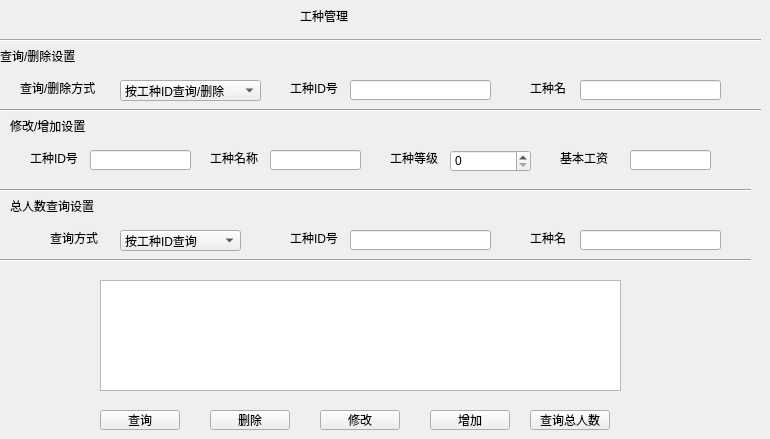
   <widget class="QWidget" name="page_3">
    <widget class="QTableWidget" name="infoshow_2">
     <property name="geometry">
      <rect>
       <x>100</x>
       <y>280</y>
       <width>521</width>
       <height>111</height>
      </rect>
     </property>
    </widget>
    <widget class="QLabel" name="label_27">
     <property name="geometry">
      <rect>
       <x>300</x>
       <y>0</y>
       <width>91</width>
       <height>31</height>
      </rect>
     </property>
     <property name="styleSheet">
      <string notr="true">font: 16pt &quot;楷体&quot;;</string>
     </property>
     <property name="text">
      <string>工种管理</string>
     </property>
    </widget>
    <widget class="QPushButton" name="pushButton_13">
     <property name="geometry">
      <rect>
       <x>100</x>
       <y>410</y>
       <width>80</width>
       <height>20</height>
      </rect>
     </property>
     <property name="text">
      <string>查询</string>
     </property>
    </widget>
    <widget class="QPushButton" name="pushButton_21">
     <property name="geometry">
      <rect>
       <x>210</x>
       <y>410</y>
       <width>80</width>
       <height>20</height>
      </rect>
     </property>
     <property name="text">
      <string>删除</string>
     </property>
    </widget>
    <widget class="QPushButton" name="pushButton_22">
     <property name="geometry">
      <rect>
       <x>320</x>
       <y>410</y>
       <width>80</width>
       <height>20</height>
      </rect>
     </property>
     <property name="text">
      <string>修改</string>
     </property>
    </widget>
    <widget class="QPushButton" name="pushButton_23">
     <property name="geometry">
      <rect>
       <x>430</x>
       <y>410</y>
       <width>80</width>
       <height>20</height>
      </rect>
     </property>
     <property name="text">
      <string>增加</string>
     </property>
    </widget>
    <widget class="QLineEdit" name="lineEdit">
     <property name="geometry">
      <rect>
       <x>350</x>
       <y>80</y>
       <width>141</width>
       <height>20</height>
      </rect>
     </property>
    </widget>
    <widget class="QLabel" name="label_17">
     <property name="geometry">
      <rect>
       <x>290</x>
       <y>80</y>
       <width>51</width>
       <height>16</height>
      </rect>
     </property>
     <property name="text">
      <string>工种ID号</string>
     </property>
    </widget>
    <widget class="Line" name="line_9">
     <property name="geometry">
      <rect>
       <x>0</x>
       <y>30</y>
       <width>761</width>
       <height>20</height>
      </rect>
     </property>
     <property name="orientation">
      <enum>Qt::Horizontal</enum>
     </property>
    </widget>
    <widget class="QLabel" name="label_35">
     <property name="geometry">
      <rect>
       <x>0</x>
       <y>40</y>
       <width>111</width>
       <height>31</height>
      </rect>
     </property>
     <property name="styleSheet">
      <string notr="true">font: 12pt &quot;楷体&quot;;</string>
     </property>
     <property name="text">
      <string>查询/删除设置</string>
     </property>
    </widget>
    <widget class="QLabel" name="label_36">
     <property name="geometry">
      <rect>
       <x>10</x>
       <y>110</y>
       <width>111</width>
       <height>31</height>
      </rect>
     </property>
     <property name="styleSheet">
      <string notr="true">font: 12pt &quot;楷体&quot;;</string>
     </property>
     <property name="text">
      <string>修改/增加设置</string>
     </property>
    </widget>
    <widget class="QLineEdit" name="lineEdit_2">
     <property name="geometry">
      <rect>
       <x>90</x>
       <y>150</y>
       <width>101</width>
       <height>20</height>
      </rect>
     </property>
    </widget>
    <widget class="QLabel" name="label_18">
     <property name="geometry">
      <rect>
       <x>30</x>
       <y>150</y>
       <width>51</width>
       <height>16</height>
      </rect>
     </property>
     <property name="text">
      <string>工种ID号</string>
     </property>
    </widget>
    <widget class="QLabel" name="label_37">
     <property name="geometry">
      <rect>
       <x>210</x>
       <y>150</y>
       <width>51</width>
       <height>16</height>
      </rect>
     </property>
     <property name="text">
      <string>工种名称</string>
     </property>
    </widget>
    <widget class="QLabel" name="label_64">
     <property name="geometry">
      <rect>
       <x>390</x>
       <y>150</y>
       <width>51</width>
       <height>16</height>
      </rect>
     </property>
     <property name="text">
      <string>工种等级</string>
     </property>
    </widget>
    <widget class="QLabel" name="label_66">
     <property name="geometry">
      <rect>
       <x>560</x>
       <y>150</y>
       <width>51</width>
       <height>16</height>
      </rect>
     </property>
     <property name="text">
      <string>基本工资</string>
     </property>
    </widget>
    <widget class="QLineEdit" name="lineEdit_11">
     <property name="geometry">
      <rect>
       <x>270</x>
       <y>150</y>
       <width>91</width>
       <height>20</height>
      </rect>
     </property>
    </widget>
    <widget class="QSpinBox" name="spinBox_3">
     <property name="geometry">
      <rect>
       <x>450</x>
       <y>150</y>
       <width>81</width>
       <height>22</height>
      </rect>
     </property>
    </widget>
    <widget class="QLineEdit" name="lineEdit_12">
     <property name="geometry">
      <rect>
       <x>630</x>
       <y>150</y>
       <width>81</width>
       <height>20</height>
      </rect>
     </property>
    </widget>
    <widget class="QPushButton" name="pushButton_41">
     <property name="geometry">
      <rect>
       <x>530</x>
       <y>410</y>
       <width>80</width>
       <height>20</height>
      </rect>
     </property>
     <property name="text">
      <string>查询总人数</string>
     </property>
    </widget>
    <widget class="QComboBox" name="comboBox_11">
     <property name="geometry">
      <rect>
       <x>120</x>
       <y>80</y>
       <width>141</width>
       <height>21</height>
      </rect>
     </property>
     <item>
      <property name="text">
       <string>按工种ID查询/删除</string>
      </property>
     </item>
     <item>
      <property name="text">
       <string>按工种名查询/删除</string>
      </property>
     </item>
     <item>
      <property name="text">
       <string/>
      </property>
     </item>
     <item>
      <property name="text">
       <string/>
      </property>
     </item>
     <item>
      <property name="text">
       <string/>
      </property>
     </item>
     <item>
      <property name="text">
       <string/>
      </property>
     </item>
     <item>
      <property name="text">
       <string/>
      </property>
     </item>
    </widget>
    <widget class="QLabel" name="label_34">
     <property name="geometry">
      <rect>
       <x>20</x>
       <y>80</y>
       <width>91</width>
       <height>16</height>
      </rect>
     </property>
     <property name="text">
      <string>查询/删除方式</string>
     </property>
    </widget>
    <widget class="Line" name="line_21">
     <property name="geometry">
      <rect>
       <x>0</x>
       <y>100</y>
       <width>761</width>
       <height>20</height>
      </rect>
     </property>
     <property name="orientation">
      <enum>Qt::Horizontal</enum>
     </property>
    </widget>
    <widget class="Line" name="line_22">
     <property name="geometry">
      <rect>
       <x>-10</x>
       <y>250</y>
       <width>761</width>
       <height>20</height>
      </rect>
     </property>
     <property name="orientation">
      <enum>Qt::Horizontal</enum>
     </property>
    </widget>
    <widget class="QLabel" name="label_55">
     <property name="geometry">
      <rect>
       <x>10</x>
       <y>190</y>
       <width>111</width>
       <height>31</height>
      </rect>
     </property>
     <property name="styleSheet">
      <string notr="true">font: 12pt &quot;楷体&quot;;</string>
     </property>
     <property name="text">
      <string>总人数查询设置</string>
     </property>
    </widget>
    <widget class="QComboBox" name="comboBox_12">
     <property name="geometry">
      <rect>
       <x>120</x>
       <y>230</y>
       <width>121</width>
       <height>21</height>
      </rect>
     </property>
     <item>
      <property name="text">
       <string>按工种ID查询</string>
      </property>
     </item>
     <item>
      <property name="text">
       <string>按工种名查询</string>
      </property>
     </item>
     <item>
      <property name="text">
       <string/>
      </property>
     </item>
     <item>
      <property name="text">
       <string/>
      </property>
     </item>
     <item>
      <property name="text">
       <string/>
      </property>
     </item>
     <item>
      <property name="text">
       <string/>
      </property>
     </item>
     <item>
      <property name="text">
       <string/>
      </property>
     </item>
    </widget>
    <widget class="QLabel" name="label_86">
     <property name="geometry">
      <rect>
       <x>530</x>
       <y>80</y>
       <width>51</width>
       <height>16</height>
      </rect>
     </property>
     <property name="text">
      <string>工种名</string>
     </property>
    </widget>
    <widget class="QLineEdit" name="lineEdit_6">
     <property name="geometry">
      <rect>
       <x>580</x>
       <y>80</y>
       <width>141</width>
       <height>20</height>
      </rect>
     </property>
    </widget>
    <widget class="QLabel" name="label_87">
     <property name="geometry">
      <rect>
       <x>50</x>
       <y>230</y>
       <width>61</width>
       <height>16</height>
      </rect>
     </property>
     <property name="text">
      <string>查询方式</string>
     </property>
    </widget>
    <widget class="QLabel" name="label_88">
     <property name="geometry">
      <rect>
       <x>530</x>
       <y>230</y>
       <width>51</width>
       <height>16</height>
      </rect>
     </property>
     <property name="text">
      <string>工种名</string>
     </property>
    </widget>
    <widget class="QLabel" name="label_89">
     <property name="geometry">
      <rect>
       <x>290</x>
       <y>230</y>
       <width>51</width>
       <height>16</height>
      </rect>
     </property>
     <property name="text">
      <string>工种ID号</string>
     </property>
    </widget>
    <widget class="QLineEdit" name="lineEdit_23">
     <property name="geometry">
      <rect>
       <x>580</x>
       <y>230</y>
       <width>141</width>
       <height>20</height>
      </rect>
     </property>
    </widget>
    <widget class="QLineEdit" name="lineEdit_24">
     <property name="geometry">
      <rect>
       <x>350</x>
       <y>230</y>
       <width>141</width>
       <height>20</height>
      </rect>
     </property>
    </widget>
    <widget class="Line" name="line_23">
     <property name="geometry">
      <rect>
       <x>-10</x>
       <y>180</y>
       <width>761</width>
       <height>20</height>
      </rect>
     </property>
     <property name="orientation">
      <enum>Qt::Horizontal</enum>
     </property>
    </widget>
   </widget>
